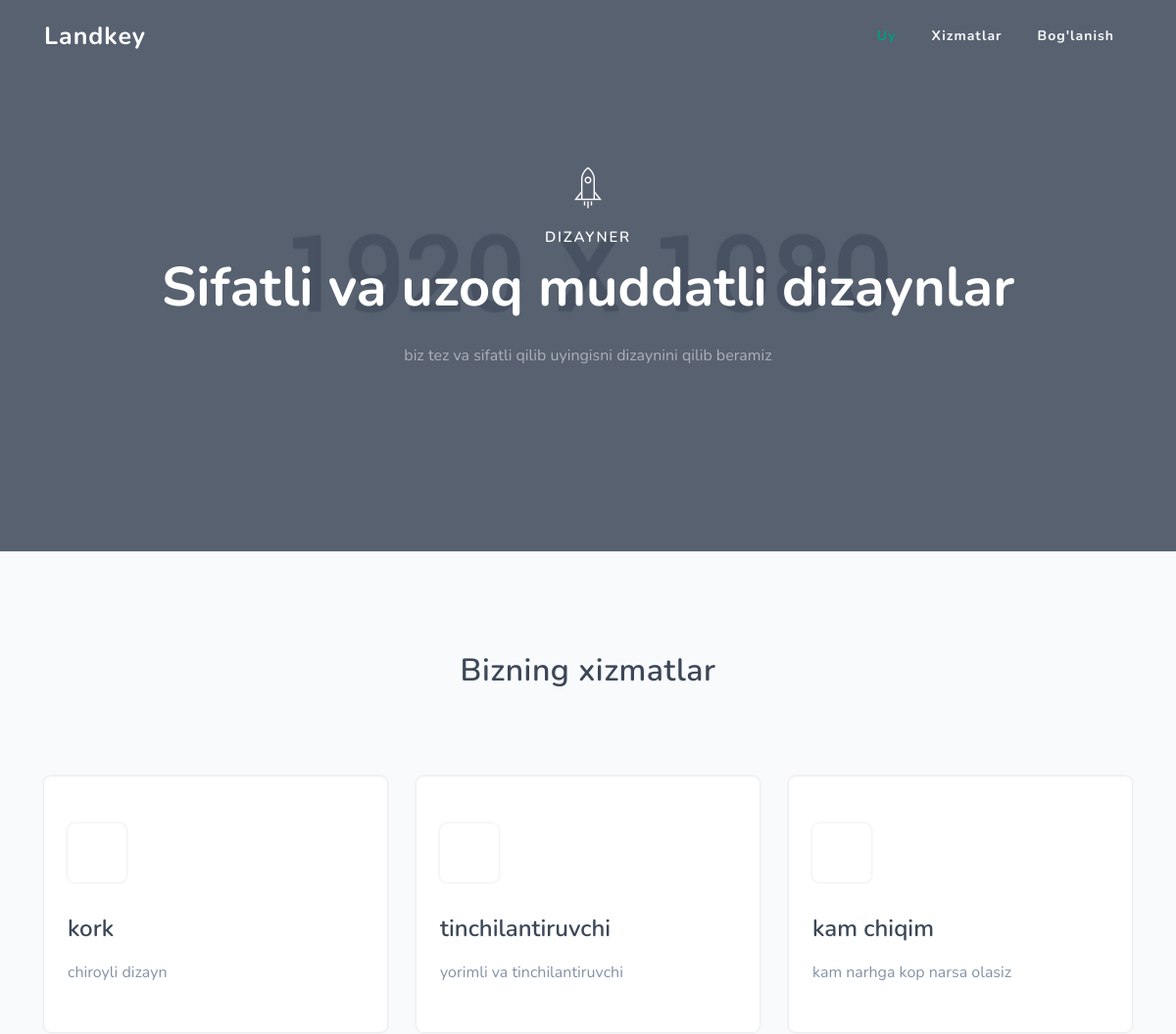
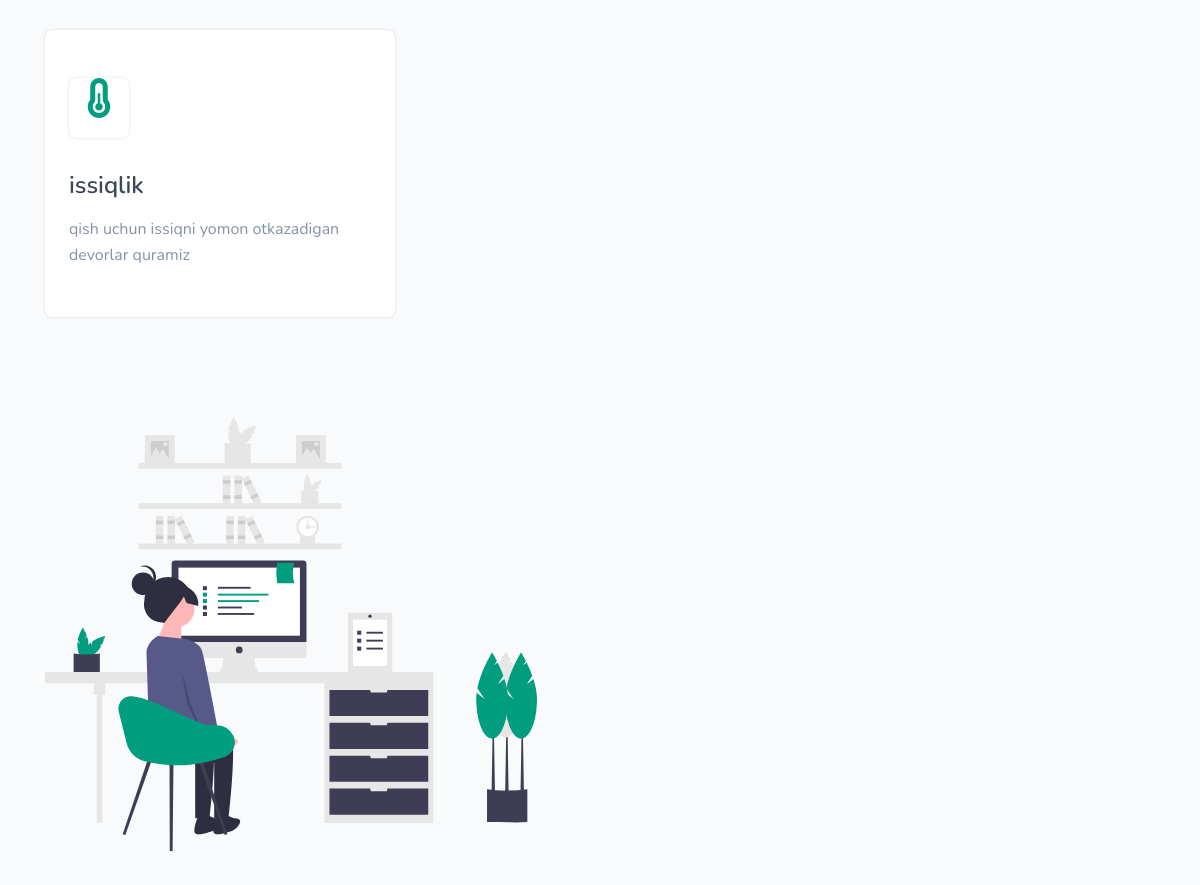
Before: / (upper part) with the older database file (2 pictures, top to bottom).
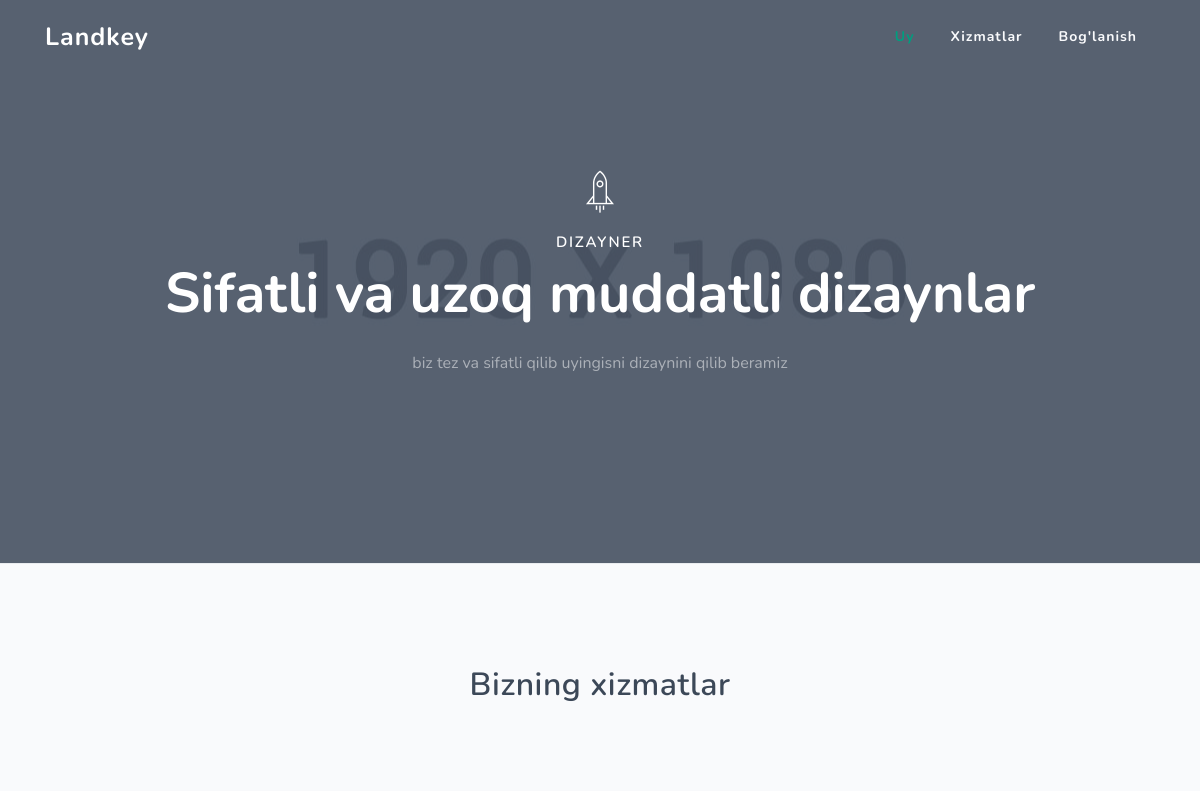
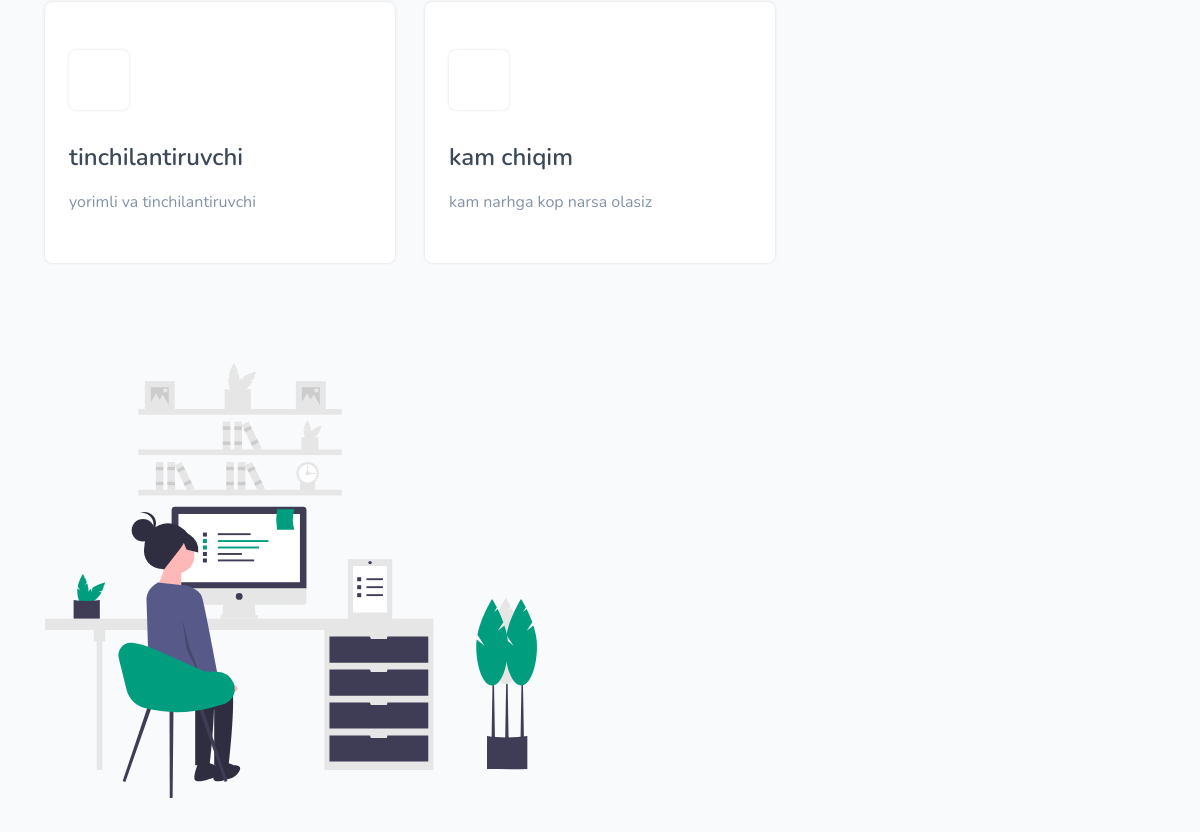
After: the same page with the newer database file (2 pictures, top to bottom).
### main/models.py (models this page shows)
class Banner(models.Model):
    title = models.CharField(max_length=245)
    sub_title = models.CharField(max_length=255)
    body = models.TextField()

class Cell(models.Model):
    icon = models.TextField()
    title = models.CharField(max_length=244)
    info = models.TextField()

### main/views.py (the view)
# urls.py: path('', views.index, name='index'),
def index(request):
    banner = models.Banner.objects.last()
    info = models.Info.objects.last()
    cell = models.Cell.objects.all()
    link = models.Link.objects.last()
    context = {
        'banner':banner,
        'info':info,
        'cell':cell,
        'link':link,
    }
    return render(request, 'main/index.html', context)

### templates/main/index.html (shortened to what this page needs)
<!DOCTYPE html>
    <html lang="en">
        {% load static %}
    <head>
        <link href="{% static 'main/css/bootstrap.min.css' %}" rel="stylesheet" type="text/css" />
        <link href="{% static 'main/css/materialdesignicons.min.css' %}" rel="stylesheet" type="text/css" />
        <link rel="stylesheet" href="https://unicons.iconscout.com/release/v2.1.5/css/unicons.css" />
        <link rel="stylesheet" type="text/css" href="css/pe-icon-7.css">
        <link href="{% static 'main/css/magnific-popup.css' %}" rel="stylesheet" type="text/css" />
        <link href="{% static 'main/css/style.css' %}" rel="stylesheet" type="text/css" />
        <link href="{% static 'main/css/colors/default.css' %}" rel="stylesheet" id="color-opt">
    </head>
    <body>
        <header id="topnav" class="defaultscroll sticky">
            <div class="container">
                <div>
                    <a class="logo" href="{% url 'index' %}" target="_blank">
                        Landkey
                    </a>
                </div>
                <div id="navigation">
                    <ul class="navigation-menu nav-light">
                        <li class="has-submenu active">
                            <a href="#home">Uy</a>
                        </li>
                        <li class="has-submenu">
                            <a href="#service">Xizmatlar</a>
                        </li>
                        <li class="has-submenu">
                            <a href="#contact">Bog'lanish</a>
                        </li>
                    </ul>
                </div>
            </div>
        </header>
        <section class="bg-half-170 d-table w-100 border-bottom" style="background: url('images/bg/bg6.jpg') center center;" id="home">
            <div class="bg-overlay"></div>
            <div class="container">
                <div class="row justify-content-center">
                    <div class="col-12">
                        <div class="home-title text-white text-center">
                            <h1><i class="pe-7s-rocket"></i></h1>
                            <h5 class="mb-2 text-uppercase">{{ banner.title }}</h5>
                            <h1 class="display-4 letter-spacing mb-3 text-white font-weight-bold">{{ banner.sub_title }}</h1>
                            <p class="mt-4 text-white-50 para-desc mx-auto">{{banner.body}}</p>
                        </div>
                    </div>
                </div>
            </div>
        </section>
        <section class="section bg-light" id="service">
            <div class="container">
                <div class="row justify-content-center">
                    <div class="col-12">
                        <div class="section-title text-center mb-4 pb-2">
                            <h4 class="title mb-4">Bizning xizmatlar</h4>
                        </div>
                    </div>
                </div>
                <div class="row">
                    {% for cel in cell %}
                    <div class="col-lg-4 col-md-6 col-12 mt-4 pt-2">
                        <div class="card service-wrapper rounded border-0 shadow px-4 py-5">
                            <div class="icon text-center text-primary h1 shadow rounded bg-white">
                                <i class="{{cel.icon}}"></i>
                            </div>
                            <div class="content mt-4">
                                <h5 class="title">{{ cel.title }}</h5>
                                <p class="text-muted mt-3 mb-0">{{ cel.info }}</p>
                            </div>
                        </div>
                    </div>
                    {% endfor %}
                </div>
            </div>
            <div class="container mt-100 mt-60">
                <div class="row align-items-center">
                    <div class="col-lg-6 col-md-6">
                        <div class="mr-lg-5">
                            <img src="images/features/svg-1.svg" class="img-fluid" alt="">
                        </div>
                    </div>
                </div>
            </div>
        </section>
    </body>
</html>

### static/main/css/style.css (style rules this page uses)
body { font-family: "Nunito", sans-serif; overflow-x: hidden !important; font-size: 16px; color: #3c4858; }
h1, h2, h3, h4, h5, h6, .h1, .h2, .h3, .h4, .h5, .h6 { font-family: "Nunito", sans-serif; line-height: 1.3; font-weight: 600 !important; }
a { text-decoration: none !important; }
p { line-height: 1.6; }
.section { padding: 100px 0; position: relative; }
.bg-overlay { background-color: rgba(60, 72, 88, 0.65); position: absolute; top: 0; right: 0; left: 0; bottom: 0; width: 100%; height: 100%; }
.section-title { position: relative; }
.section-title .title { letter-spacing: 0.5px; font-size: 32px !important; }
.para-desc { max-width: 600px; }
.mt-100 { margin-top: 100px; }
.align-items-center { -webkit-box-align: center !important; -ms-flex-align: center !important; align-items: center !important; }
h1 { font-size: 42px !important; }
h4 { font-size: 24px !important; }
h5 { font-size: 20px !important; }
.display-4 { font-size: 56px !important; }
.text-primary { color: #009e7f !important; }
.text-muted { color: #8492a6 !important; }
.bg-light { background-color: #f9fafc !important; }
.rounded { border-radius: 7px !important; }
.border-bottom { border-bottom: 1px solid #e9ecef !important; }
.shadow { -webkit-box-shadow: 0 0 3px rgba(22, 28, 45, 0.15) !important; box-shadow: 0 0 3px rgba(22, 28, 45, 0.15) !important; }
#topnav { position: fixed; right: 0; left: 0; top: 0; z-index: 1030; background-color: transparent; border: 0; -webkit-transition: all .5s ease; transition: all .5s ease; }
#topnav .logo { float: left; color: #ffffff; font-weight: 700; font-size: 25px; }
#topnav .has-submenu { position: relative; }
#topnav .has-submenu.active a { color: #ffffff; }
#topnav .navigation-menu { list-style: none; margin: 0; padding: 0; }
#topnav .navigation-menu > li { float: left; display: block; position: relative; margin: 0 10px; }
#topnav .navigation-menu > li > a { display: block; color: #3c4858; font-size: 14px; background-color: transparent !important; font-weight: 700; letter-spacing: 1px; line-height: 24px; text-transform: capitalize; -webkit-transition: all 0.5s; transition: all 0.5s; font-family: "Nunito", sans-serif; padding-left: 8px; padding-right: 8px; }
.logo { font-weight: 600; font-size: 22px; font-family: "Nunito", sans-serif; padding: 3px 0; letter-spacing: 1px; line-height: 68px; }
@media (min-width: 992px) { #topnav .navigation-menu { display: -webkit-box; display: -ms-flexbox; display: flex; -webkit-box-pack: end; -ms-flex-pack: end; justify-content: flex-end; } }
@media (min-width: 992px) { #topnav .navigation-menu > li > a { padding-top: 25px; padding-bottom: 25px; min-height: 62px; } }
@media (min-width: 992px) { #topnav .navigation-menu > li:hover > a, #topnav .navigation-menu > li.active > a { color: #009e7f !important; } }
@media (min-width: 992px) { #topnav .navigation-menu.nav-light > li > a { color: #f9fafc; } }
@media (min-width: 992px) { #topnav #navigation { display: block !important; } }
.bg-half-170 { padding: 170px 0; background-size: cover; -ms-flex-item-align: center; -ms-grid-row-align: center; align-self: center; position: relative; background-position: center center; }
.home-title h5 { font-size: 15px !important; letter-spacing: 1.8px; }
.service-wrapper { -webkit-transition: all 0.5s ease; transition: all 0.5s ease; }
.service-wrapper .icon { width: 60px; height: 60px; line-height: 45px; -webkit-transition: all 0.5s ease; transition: all 0.5s ease; }
.service-wrapper .content .title { -webkit-transition: all 0.5s ease; transition: all 0.5s ease; font-weight: 500; font-size: 24px !important; }
.card { position: relative; display: -webkit-box; display: -ms-flexbox; display: flex; -webkit-box-orient: vertical; -webkit-box-direction: normal; -ms-flex-direction: column; flex-direction: column; min-width: 0; word-wrap: break-word; background-color: #fff; background-clip: border-box; border: 1px solid #eaedf2; border-radius: .3125rem; }

Changed rows visible on the page:
removed Cell: title "kork", info "chiroyli dizayn"
removed Cell: title "issiqlik", info "qish uchun issiqni yomon otkazadigan devorlar quramiz"
